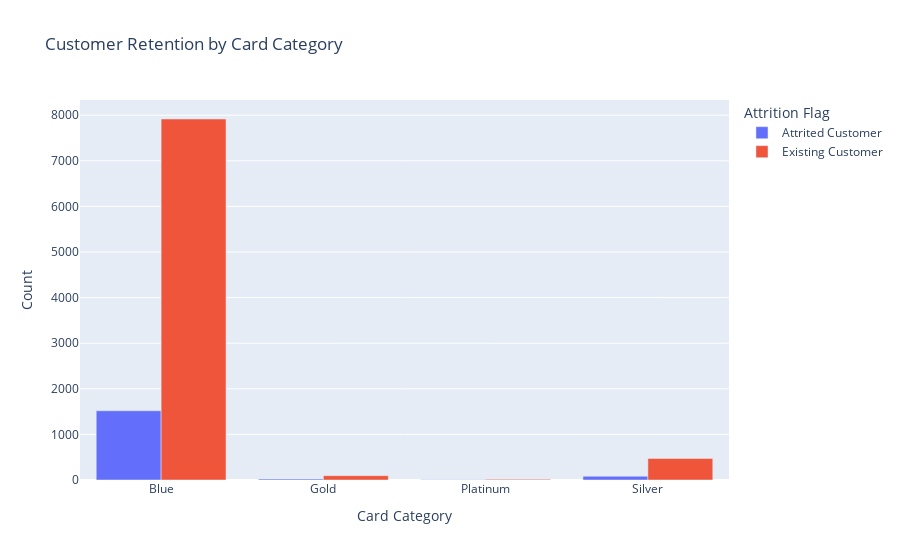

Notebook source saved alongside this figure:
### Markdown cell above
I want to see which card category has the least customer churning.

### Code cell
df_grouped = df.groupby(["Card Category", "Attrition Flag"]).size().reset_index(name="Count")
px.bar(df_grouped, x="Card Category", y="Count", color="Attrition Flag", barmode="group",
       title="Customer Retention by Card Category")

### Figure 1 — Plotly figure (JSON) as saved in the notebook; plotly's stock layout.template omitted (floating-point values rounded to 4 significant figures)
{"data": [{"alignmentgroup": "True", "hovertemplate": "Attrition Flag=Attrited Customer<br>Card Category=%{x}<br>Count=%{y}<extra></extra>", "legendgroup": "Attrited Customer", "marker": {"color": "#636efa", "pattern": {"shape": ""}}, "name": "Attrited Customer", "offsetgroup": "Attrited Customer", "orientation": "v", "showlegend": true, "textposition": "auto", "type": "bar", "x": ["Blue", "Gold", "Platinum", "Silver"], "xaxis": "x", "y": [1519, 21, 5, 82], "yaxis": "y"}, {"alignmentgroup": "True", "hovertemplate": "Attrition Flag=Existing Customer<br>Card Category=%{x}<br>Count=%{y}<extra></extra>", "legendgroup": "Existing Customer", "marker": {"color": "#EF553B", "pattern": {"shape": ""}}, "name": "Existing Customer", "offsetgroup": "Existing Customer", "orientation": "v", "showlegend": true, "textposition": "auto", "type": "bar", "x": ["Blue", "Gold", "Platinum", "Silver"], "xaxis": "x", "y": [7917, 95, 15, 473], "yaxis": "y"}], "layout": {"barmode": "group", "legend": {"title": {"text": "Attrition Flag"}, "tracegroupgap": 0}, "title": {"text": "Customer Retention by Card Category"}, "xaxis": {"anchor": "y", "domain": [0, 1], "title": {"text": "Card Category"}}, "yaxis": {"anchor": "x", "domain": [0, 1], "title": {"text": "Count"}}}}
